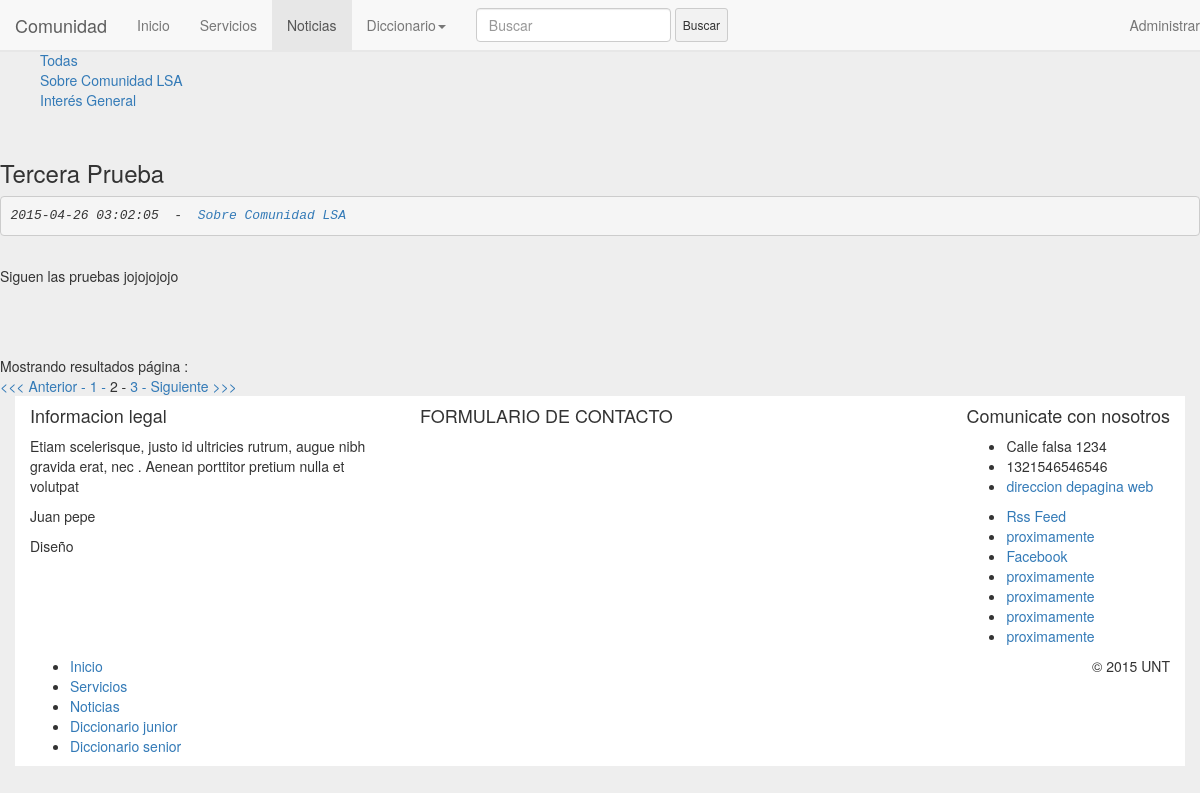
Screenshot of /noticias.php?quemostrar=todas&num=2 with the database file from the repository.
### tables this page shows
CREATE TABLE IF NOT EXISTS `noticias` (
  `ID` bigint(20) unsigned NOT NULL AUTO_INCREMENT,
  `fecha` timestamp NULL DEFAULT NULL,
  `titulo` mediumtext NOT NULL,
  `contenido` longtext NOT NULL,
  `categoria` text NOT NULL,
  PRIMARY KEY (`ID`)
);

### noticias.php (the view, shortened to what this page needs)
<?php
	include("php/partes/header.php");
	include("php/funciones.php");
?>
<ul>
	<a href="noticias.php?quemostrar=todas&num=1">Todas</a><br>
	<a href="noticias.php?quemostrar=lsa&num=1">Sobre Comunidad LSA</a><br>
	<a href="noticias.php?quemostrar=gen&num=1">Interés General</a><br>
	</ul>
	<?php
          	$conexion = conectar();
   		$registros=2;
    	if(isset($_GET['quemostrar'])){
          		$quemostrar=$_GET['quemostrar'];
          	}else{
          		$quemostrar="todas";
          	}
          	if(isset($_GET['num'])){
			$pagina=$_GET['num'];
		}else{
			$pagina=1;
		}
		$inicio=($pagina-1)*$registros;
          	switch ($quemostrar) {
          		default: $consulta=mysqli_query($conexion, "SELECT id FROM noticias");
          			 	$mostrar=mysqli_query($conexion, "SELECT fecha,titulo,contenido,categoria FROM noticias ORDER BY fecha DESC LIMIT $inicio,$registros");
          			 	break;
          	}
          	$num_registros=mysqli_num_rows($consulta);
         		$num_paginas=ceil($num_registros/$registros);
          	while($filas=mysqli_fetch_array($mostrar)){
		    if($filas['categoria']=="Sobre Comunidad LSA"){
                      echo '<br>'.$filas['titulo'].'<pre><i>'.$filas['fecha'].'  -  <a href="noticias.php?quemostrar=lsa&num=1">'.$filas['categoria'].'</a></i></pre><br>'.$filas['contenido'];
                  }else if($filas['categoria']=="Interés General"){
                      echo '<br>'.$filas['titulo'].'<pre><i>'.$filas['fecha'].'  -  <a href="noticias.php?quemostrar=gennum=1">'.$filas['categoria'].'</a></i></pre><br>'.$filas['contenido'];
                  }
	    }
              echo '<br><br><br>Mostrando resultados página : <br>';
              if($pagina>1){
              	echo ' <a href="noticias.php?quemostrar='.$quemostrar.'&num='.($pagina-1).'"> <<< Anterior - </a> ';
              }
	    for($i=1;$i<=$num_paginas;$i++){
	    	if($i==$pagina){
	    		echo $i.' - ';
	    	}else{
	    	   	echo '<a href="noticias.php?quemostrar='.$quemostrar.'&num='.$i.'">'.$i.' - </a> ';
	    	}
	    }
	    if($pagina<$num_paginas){
	    	echo ' <a href="noticias.php?quemostrar='.$quemostrar.'&num='.($pagina+1).'"> Siguiente >>></a> ';
	    }
	?>
<?php
	include("php/partes/footer.php");
?>

### css/estilos.css (style rules this page uses)
body { padding-top: 50px; background-color: #EEE; }

### rows the page displays
noticias: titulo "Tercera Prueba", fecha "2015-04-26 03:02:05", categoria "Sobre Comunidad LSA", contenido "Siguen las pruebas jojojojojo"
